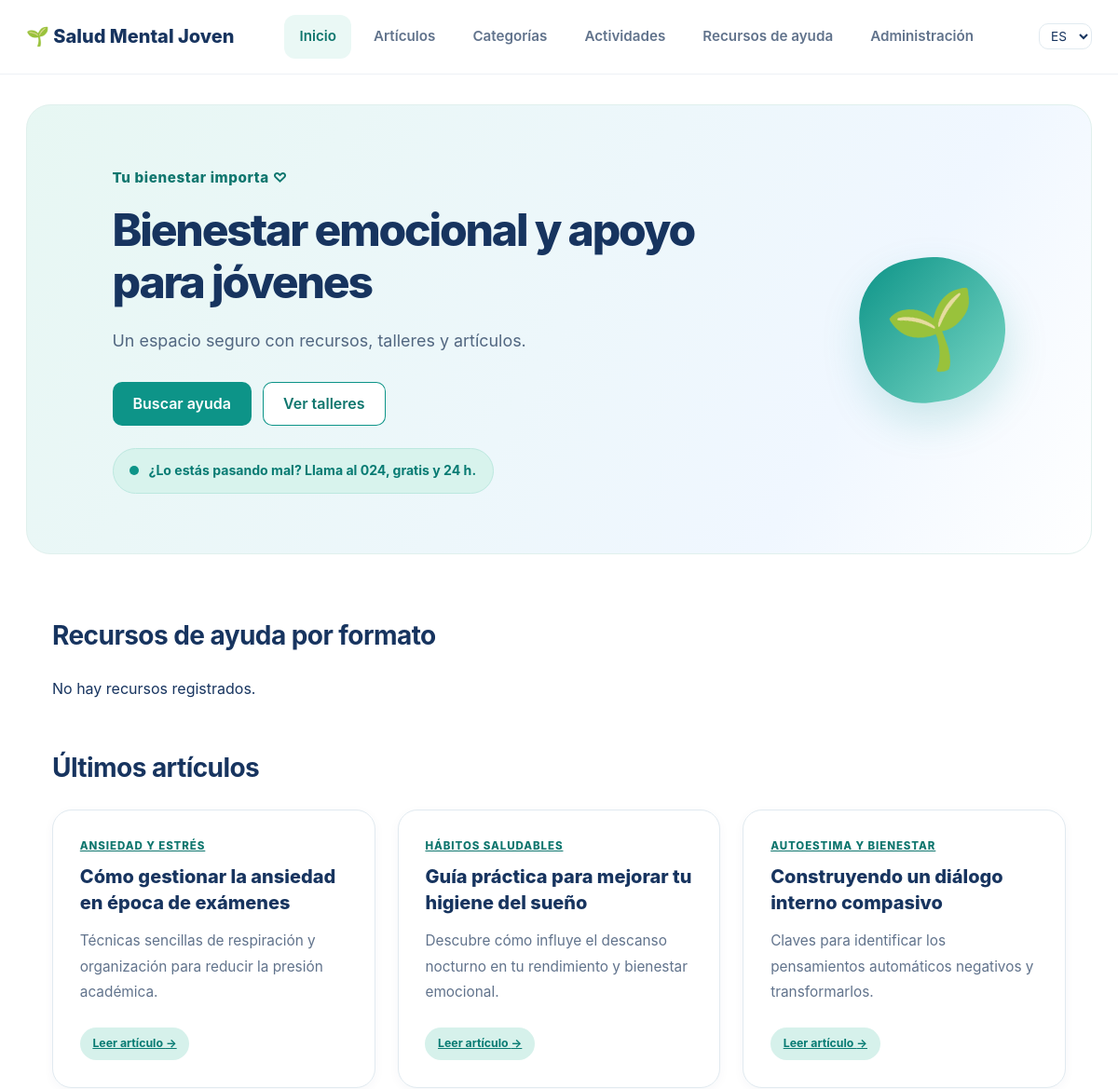
Page /es/ (upper part) on the earlier database version.
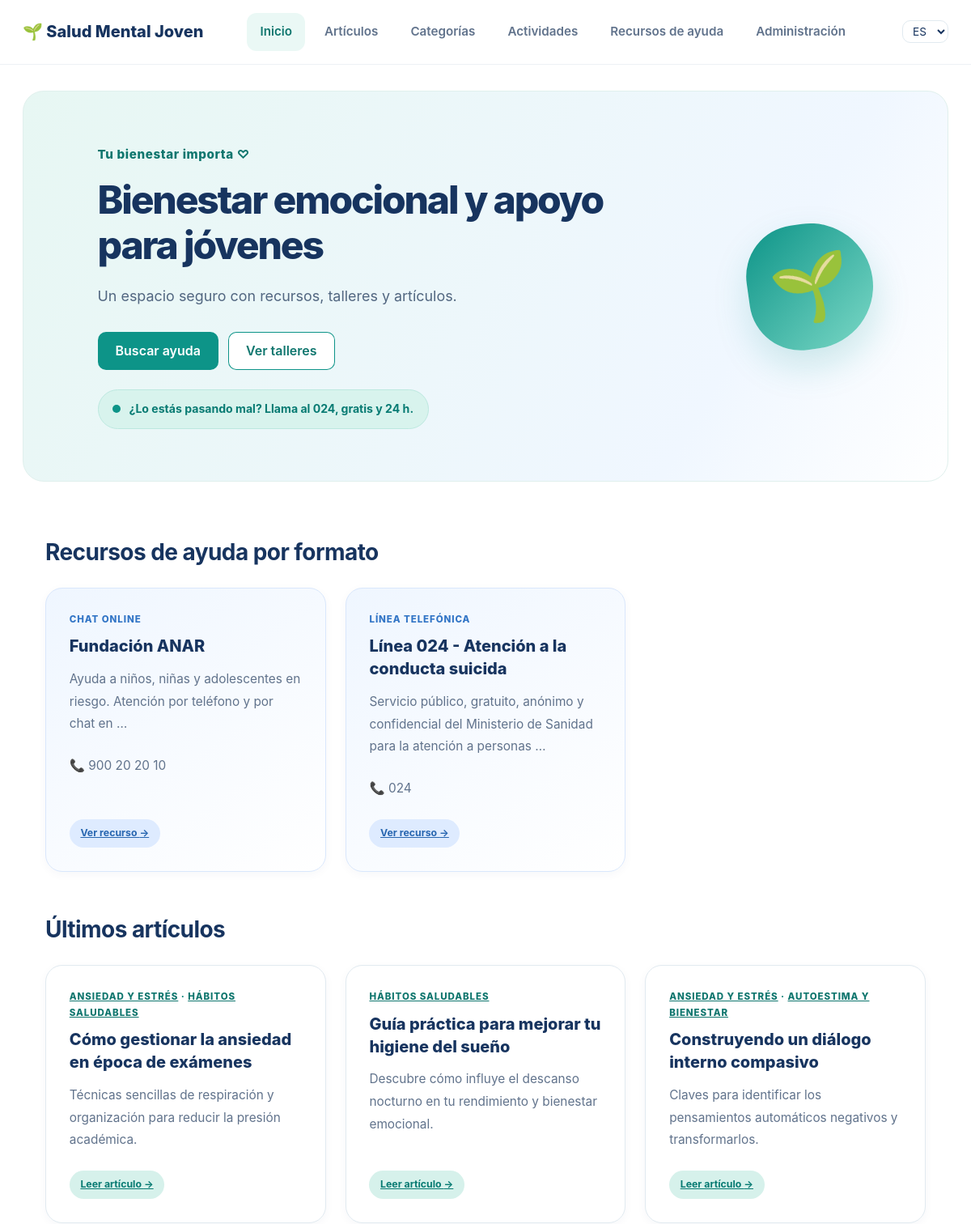
Same page on the later database version.
### appSaludMentalJoven/models.py (models this page shows, shortened)
class Categoria(models.Model):
    nombre = models.CharField(max_length=100, verbose_name="Nombre de la categoría")
    descripcion = models.TextField(blank=True, verbose_name="Descripción")
    class Meta:
        verbose_name = "Categoría"
        verbose_name_plural = "Categorías"
        ordering = ['nombre']

class Articulo(models.Model):
    titulo = models.CharField(max_length=200, verbose_name="Título del artículo")
    resumen = models.CharField(max_length=300, verbose_name="Resumen")
    contenido = models.TextField(verbose_name="Contenido completo")
    autor = models.CharField(max_length=100, default="Equipo SMJ", verbose_name="Autor/a")
    categorias = models.ManyToManyField(Categoria, related_name='articulos', verbose_name="Categorías")
    tematicas = models.ManyToManyField(Tematica, blank=True, related_name='articulos', verbose_name="Temáticas")
    fecha_publicacion = models.DateField(auto_now_add=True, verbose_name="Fecha de publicación")
    class Meta:
        verbose_name = "Artículo"
        verbose_name_plural = "Artículos"
        ordering = ['-fecha_publicacion']

class RecursoAyuda(models.Model):
    nombre = models.CharField(max_length=200, verbose_name="Nombre de la entidad")
    descripcion = models.TextField(verbose_name="Descripción")
    formato = models.ForeignKey(Formato, on_delete=models.PROTECT, null=True, related_name='recursos', verbose_name="Formato")
    tematicas = models.ManyToManyField(Tematica, blank=True, related_name='recursos', verbose_name="Temáticas")
    telefono = models.CharField(max_length=20, blank=True, verbose_name="Teléfono")
    email = models.EmailField(blank=True, verbose_name="Email")
    web = models.URLField(blank=True, verbose_name="Sitio web")
    horario = models.CharField(max_length=100, default="24/7", verbose_name="Horario")
    class Meta:
        verbose_name = "Recurso de Ayuda"
        verbose_name_plural = "Recursos de Ayuda"
        ordering = ['nombre']

class Formato(models.Model):
    nombre = models.CharField(max_length=100, unique=True, verbose_name="Nombre del formato")
    descripcion = models.TextField(blank=True, verbose_name="Descripción")
    class Meta:
        verbose_name = "Formato"
        verbose_name_plural = "Formatos"
        ordering = ['nombre']

### appSaludMentalJoven/views.py (the view)
# urls.py: path('', views.IndexView.as_view(), name='index'),
class IndexView(TemplateView):
    template_name = 'index.html'
    def get_context_data(self, **kwargs):
        context = super().get_context_data(**kwargs)
        recursos_por_formato = []
        for formato in Formato.objects.prefetch_related('recursos'):
            recurso = next(iter(formato.recursos.all()), None)
            if recurso:
                recursos_por_formato.append(recurso)
        context['recursos_por_formato'] = recursos_por_formato
        context['articulos'] = Articulo.objects.prefetch_related('categorias')[:3]
        context['actividades'] = Actividad.objects.filter(fecha__gte=timezone.now())[:3]
        return context

### appSaludMentalJoven/templates/index.html (shortened to what this page needs)
{% extends 'base.html' %}
{% load i18n %}
{% block content %}
<section class="hero-section">
    <div class="hero-content">
        <span class="hero-eyebrow">{% translate "Tu bienestar importa" %} ♡</span>
        <h1 id="hero-title">{% translate "Bienestar emocional y apoyo para jóvenes" %}</h1>
        <p class="hero-lead">{% translate "Un espacio seguro con recursos, talleres y artículos." %}</p>
        <div class="hero-acciones">
            <a href="{% url 'appSaludMentalJoven:recursos' %}" class="btn">{% translate "Buscar ayuda" %}</a>
            <a href="{% url 'appSaludMentalJoven:actividades' %}" class="btn btn-secundario">{% translate "Ver talleres" %}</a>
        </div>
        <p class="status-badge"><span class="badge-dot"></span>{% translate "¿Lo estás pasando mal? Llama al 024, gratis y 24 h." %}</p>
    </div>
    <div class="hero-decoration" aria-hidden="true">🌱</div>
</section>
<section class="modules-preview">
    <h2>{% translate "Recursos de ayuda por formato" %}</h2>
    <div class="cards-grid">
        {% for r in recursos_por_formato %}
        <article class="info-card card-resources">
            <span class="card-number">{{ r.formato.nombre|upper }}</span>
            <h3>{{ r.nombre }}</h3>
            <p>{{ r.descripcion|truncatewords:15 }}</p>
            {% if r.telefono %}<p>📞 {{ r.telefono }}</p>{% endif %}
            <a href="{% url 'appSaludMentalJoven:detalle_recurso' r.id %}" class="tag">{% translate "Ver recurso" %} &rarr;</a>
        </article>
        {% empty %}<p>{% translate "No hay recursos registrados." %}</p>{% endfor %}
    </div>
    <h2>{% translate "Últimos artículos" %}</h2>
    <div class="cards-grid">
        {% for a in articulos %}
        <article class="info-card">
            <span class="card-number">
                {% for c in a.categorias.all %}<a href="{% url 'appSaludMentalJoven:detalle_categoria' c.id %}">{{ c.nombre|upper }}</a>{% if not forloop.last %} · {% endif %}{% endfor %}
            </span>
            <h3>{{ a.titulo }}</h3>
            <p>{{ a.resumen }}</p>
            <a href="{% url 'appSaludMentalJoven:detalle_articulo' a.id %}" class="tag">{% translate "Leer artículo" %} &rarr;</a>
        </article>
        {% empty %}<p>{% translate "No hay artículos registrados." %}</p>{% endfor %}
    </div>
</section>
{% endblock %}

Differences in the rows shown:
added RecursoAyuda: formato.nombre "CHAT ONLINE", nombre "Fundación ANAR", descripcion "Ayuda a niños, niñas y adolescentes en riesgo. Atención por teléfono y por chat en …", telefono "900 20 20 10"
now on this page (row edited): RecursoAyuda: formato.nombre "LÍNEA TELEFÓNICA", nombre "Línea 024 - Atención a la conducta suicida", descripcion "Servicio público, gratuito, anónimo y confidencial del Ministerio de Sanidad para la atención a personas …", telefono "024"
changed Articulo "Cómo gestionar la ansiedad en época de exámenes": gains Categoria (nombre "HÁBITOS SALUDABLES")
shown differently, row unchanged: Categoria "ANSIEDAD Y ESTRÉS": now shows "·"
changed Articulo "Construyendo un diálogo interno compasivo": gains Categoria (nombre "ANSIEDAD Y ESTRÉS")
Other differences:
text no longer shown: "No hay recursos registrados."
